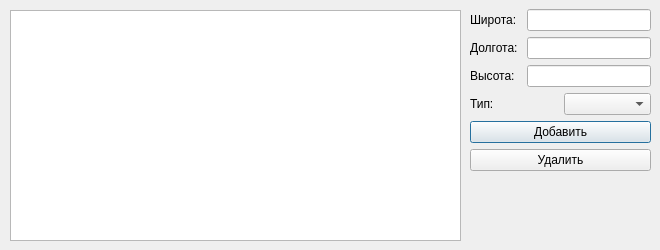
<?xml version="1.0" encoding="UTF-8"?>
<ui version="4.0">
 <class>sensors_dlg</class>
 <widget class="QDialog" name="sensors_dlg">
  <property name="windowModality">
   <enum>Qt::ApplicationModal</enum>
  </property>
  <property name="geometry">
   <rect>
    <x>0</x>
    <y>0</y>
    <width>660</width>
    <height>250</height>
   </rect>
  </property>
  <property name="sizePolicy">
   <sizepolicy hsizetype="Fixed" vsizetype="Fixed">
    <horstretch>0</horstretch>
    <verstretch>0</verstretch>
   </sizepolicy>
  </property>
  <property name="windowTitle">
   <string>Координаты сенсоров</string>
  </property>
  <property name="modal">
   <bool>false</bool>
  </property>
  <widget class="QWidget" name="verticalLayoutWidget_2">
   <property name="geometry">
    <rect>
     <x>470</x>
     <y>9</y>
     <width>181</width>
     <height>231</height>
    </rect>
   </property>
   <layout class="QVBoxLayout" name="verticalLayout_2">
    <item>
     <layout class="QHBoxLayout" name="horizontalLayout">
      <item>
       <layout class="QVBoxLayout" name="verticalLayout_3">
        <item>
         <widget class="QLabel" name="label_3">
          <property name="text">
           <string>Широта:</string>
          </property>
         </widget>
        </item>
        <item>
         <widget class="QLabel" name="label_2">
          <property name="text">
           <string>Долгота: </string>
          </property>
         </widget>
        </item>
        <item>
         <widget class="QLabel" name="label">
          <property name="text">
           <string>Высота: </string>
          </property>
         </widget>
        </item>
       </layout>
      </item>
      <item>
       <layout class="QVBoxLayout" name="verticalLayout">
        <item>
         <widget class="QLineEdit" name="lineEdit_3"/>
        </item>
        <item>
         <widget class="QLineEdit" name="lineEdit_2"/>
        </item>
        <item>
         <widget class="QLineEdit" name="lineEdit"/>
        </item>
       </layout>
      </item>
     </layout>
    </item>
    <item>
     <layout class="QHBoxLayout" name="horizontalLayout_4">
      <item>
       <widget class="QLabel" name="label_4">
        <property name="text">
         <string>Тип:</string>
        </property>
       </widget>
      </item>
      <item>
       <widget class="QComboBox" name="comboBox"/>
      </item>
     </layout>
    </item>
    <item>
     <widget class="QPushButton" name="pushButton">
      <property name="text">
       <string>Добавить</string>
      </property>
     </widget>
    </item>
    <item>
     <widget class="QPushButton" name="pushButton_2">
      <property name="text">
       <string>Удалить</string>
      </property>
     </widget>
    </item>
    <item>
     <spacer name="verticalSpacer">
      <property name="orientation">
       <enum>Qt::Vertical</enum>
      </property>
      <property name="sizeHint" stdset="0">
       <size>
        <width>20</width>
        <height>40</height>
       </size>
      </property>
     </spacer>
    </item>
   </layout>
  </widget>
  <widget class="QTableView" name="tableView">
   <property name="geometry">
    <rect>
     <x>10</x>
     <y>10</y>
     <width>451</width>
     <height>231</height>
    </rect>
   </property>
   <property name="selectionMode">
    <enum>QAbstractItemView::SingleSelection</enum>
   </property>
   <property name="selectionBehavior">
    <enum>QAbstractItemView::SelectItems</enum>
   </property>
  </widget>
 </widget>
 <resources/>
 <connections/>
</ui>
